Frame 1 (no input): blank canvas, image omitted
Frame 60 (the mouse pressed at the canvas centre just before this capture): blank canvas, image omitted
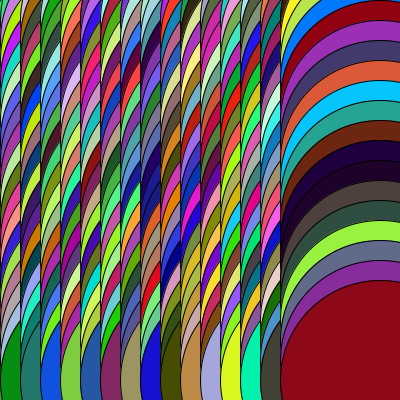
Frame 120 (the mouse held since frame 60 and released just before this capture)

The Processing sketch whose frames 1 and 60 were blank and that drew this single picture after the mouse press (run headless with seeded random() and noise(); from frame 60 on, the mouse is pressed at the canvas centre):

// Processing sketch: processing_36720
// ── processing_36720.pde

void setup() {
  size(400, 400);
}
void draw() {
  float mov =  map(mouseX, 0, width, 0, 400);

  background(255);
  for (int i=1; i<20; i++) {
    for (int y=1; y<20; y+=1) {
      if(mouseX<=150){
        fill(255-mouseX,255,255);
      }
      else{
      fill (random(0,255), random(0,255), random(0,255));
      }
      ellipse (i*20, y*20, mov, mov);
    }
  }
}
